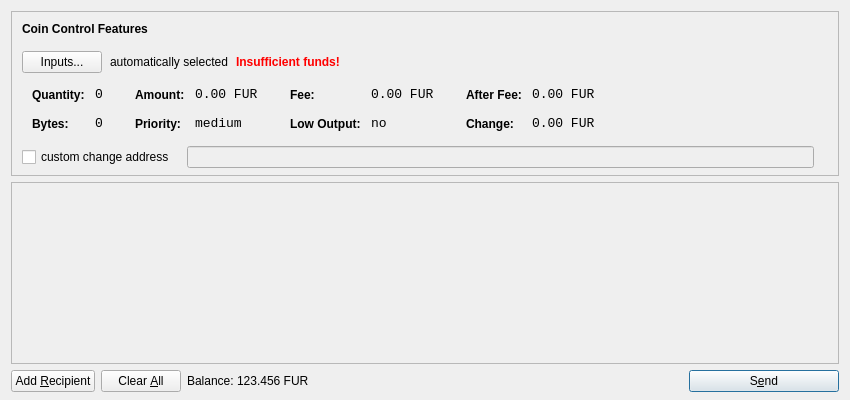
<?xml version="1.0" encoding="UTF-8"?>
<ui version="4.0">
 <class>SendCoinsDialog</class>
 <widget class="QDialog" name="SendCoinsDialog">
  <property name="geometry">
   <rect>
    <x>0</x>
    <y>0</y>
    <width>850</width>
    <height>400</height>
   </rect>
  </property>
  <property name="windowTitle">
   <string>Send Coins</string>
  </property>
  <layout class="QVBoxLayout" name="verticalLayout" stretch="0,1,0">
   <property name="bottomMargin">
    <number>8</number>
   </property>
   <item>
    <widget class="QFrame" name="frameCoinControl">
     <property name="sizePolicy">
      <sizepolicy hsizetype="Expanding" vsizetype="Expanding">
       <horstretch>0</horstretch>
       <verstretch>0</verstretch>
      </sizepolicy>
     </property>
     <property name="maximumSize">
      <size>
       <width>16777215</width>
       <height>16777215</height>
      </size>
     </property>
     <property name="frameShape">
      <enum>QFrame::StyledPanel</enum>
     </property>
     <property name="frameShadow">
      <enum>QFrame::Sunken</enum>
     </property>
     <layout class="QVBoxLayout" name="verticalLayoutCoinControl2">
      <property name="spacing">
       <number>6</number>
      </property>
      <property name="leftMargin">
       <number>0</number>
      </property>
      <property name="topMargin">
       <number>0</number>
      </property>
      <property name="rightMargin">
       <number>0</number>
      </property>
      <property name="bottomMargin">
       <number>6</number>
      </property>
      <item>
       <layout class="QVBoxLayout" name="verticalLayoutCoinControl" stretch="0,0,0,0,1">
        <property name="spacing">
         <number>0</number>
        </property>
        <property name="leftMargin">
         <number>10</number>
        </property>
        <property name="topMargin">
         <number>10</number>
        </property>
        <item>
         <layout class="QHBoxLayout" name="horizontalLayoutCoinControl1">
          <property name="bottomMargin">
           <number>15</number>
          </property>
          <item>
           <widget class="QLabel" name="labelCoinControlFeatures">
            <property name="sizePolicy">
             <sizepolicy hsizetype="Preferred" vsizetype="Maximum">
              <horstretch>0</horstretch>
              <verstretch>0</verstretch>
             </sizepolicy>
            </property>
            <property name="font">
             <font>
              <weight>75</weight>
              <bold>true</bold>
             </font>
            </property>
            <property name="styleSheet">
             <string notr="true">font-weight:bold;</string>
            </property>
            <property name="text">
             <string>Coin Control Features</string>
            </property>
           </widget>
          </item>
         </layout>
        </item>
        <item>
         <layout class="QHBoxLayout" name="horizontalLayoutCoinControl2" stretch="0,0,0,0">
          <property name="spacing">
           <number>8</number>
          </property>
          <property name="bottomMargin">
           <number>10</number>
          </property>
          <item>
           <widget class="QPushButton" name="pushButtonCoinControl">
            <property name="styleSheet">
             <string notr="true"/>
            </property>
            <property name="text">
             <string>Inputs...</string>
            </property>
           </widget>
          </item>
          <item>
           <widget class="QLabel" name="labelCoinControlAutomaticallySelected">
            <property name="text">
             <string>automatically selected</string>
            </property>
            <property name="margin">
             <number>5</number>
            </property>
           </widget>
          </item>
          <item>
           <widget class="QLabel" name="labelCoinControlInsuffFunds">
            <property name="font">
             <font>
              <weight>75</weight>
              <bold>true</bold>
             </font>
            </property>
            <property name="styleSheet">
             <string notr="true">color:red;font-weight:bold;</string>
            </property>
            <property name="text">
             <string>Insufficient funds!</string>
            </property>
            <property name="margin">
             <number>5</number>
            </property>
           </widget>
          </item>
          <item>
           <spacer name="horizontalSpacerCoinControl">
            <property name="orientation">
             <enum>Qt::Horizontal</enum>
            </property>
            <property name="sizeHint" stdset="0">
             <size>
              <width>40</width>
              <height>1</height>
             </size>
            </property>
           </spacer>
          </item>
         </layout>
        </item>
        <item>
         <widget class="QWidget" name="widgetCoinControl" native="true">
          <property name="sizePolicy">
           <sizepolicy hsizetype="Preferred" vsizetype="Preferred">
            <horstretch>0</horstretch>
            <verstretch>0</verstretch>
           </sizepolicy>
          </property>
          <property name="minimumSize">
           <size>
            <width>0</width>
            <height>0</height>
           </size>
          </property>
          <property name="styleSheet">
           <string notr="true"/>
          </property>
          <layout class="QHBoxLayout" name="horizontalLayoutCoinControl5">
           <property name="leftMargin">
            <number>0</number>
           </property>
           <property name="topMargin">
            <number>0</number>
           </property>
           <property name="rightMargin">
            <number>0</number>
           </property>
           <property name="bottomMargin">
            <number>0</number>
           </property>
           <item>
            <layout class="QHBoxLayout" name="horizontalLayoutCoinControl3" stretch="0,0,0,1">
             <property name="spacing">
              <number>20</number>
             </property>
             <property name="topMargin">
              <number>0</number>
             </property>
             <property name="bottomMargin">
              <number>10</number>
             </property>
             <item>
              <layout class="QFormLayout" name="formLayoutCoinControl1">
               <property name="horizontalSpacing">
                <number>10</number>
               </property>
               <property name="verticalSpacing">
                <number>14</number>
               </property>
               <property name="leftMargin">
                <number>10</number>
               </property>
               <property name="topMargin">
                <number>4</number>
               </property>
               <property name="rightMargin">
                <number>6</number>
               </property>
               <item row="0" column="0">
                <widget class="QLabel" name="labelCoinControlQuantityText">
                 <property name="styleSheet">
                  <string notr="true">font-weight:bold;</string>
                 </property>
                 <property name="text">
                  <string>Quantity:</string>
                 </property>
                 <property name="margin">
                  <number>0</number>
                 </property>
                </widget>
               </item>
               <item row="0" column="1">
                <widget class="QLabel" name="labelCoinControlQuantity">
                 <property name="font">
                  <font>
                   <family>Monospace</family>
                   <pointsize>10</pointsize>
                  </font>
                 </property>
                 <property name="cursor">
                  <cursorShape>IBeamCursor</cursorShape>
                 </property>
                 <property name="contextMenuPolicy">
                  <enum>Qt::ActionsContextMenu</enum>
                 </property>
                 <property name="text">
                  <string notr="true">0</string>
                 </property>
                 <property name="margin">
                  <number>0</number>
                 </property>
                 <property name="textInteractionFlags">
                  <set>Qt::LinksAccessibleByMouse|Qt::TextSelectableByKeyboard|Qt::TextSelectableByMouse</set>
                 </property>
                </widget>
               </item>
               <item row="1" column="0">
                <widget class="QLabel" name="labelCoinControlBytesText">
                 <property name="styleSheet">
                  <string notr="true">font-weight:bold;</string>
                 </property>
                 <property name="text">
                  <string>Bytes:</string>
                 </property>
                </widget>
               </item>
               <item row="1" column="1">
                <widget class="QLabel" name="labelCoinControlBytes">
                 <property name="font">
                  <font>
                   <family>Monospace</family>
                   <pointsize>10</pointsize>
                  </font>
                 </property>
                 <property name="cursor">
                  <cursorShape>IBeamCursor</cursorShape>
                 </property>
                 <property name="contextMenuPolicy">
                  <enum>Qt::ActionsContextMenu</enum>
                 </property>
                 <property name="text">
                  <string notr="true">0</string>
                 </property>
                 <property name="textInteractionFlags">
                  <set>Qt::LinksAccessibleByMouse|Qt::TextSelectableByKeyboard|Qt::TextSelectableByMouse</set>
                 </property>
                </widget>
               </item>
              </layout>
             </item>
             <item>
              <layout class="QFormLayout" name="formLayoutCoinControl2">
               <property name="horizontalSpacing">
                <number>10</number>
               </property>
               <property name="verticalSpacing">
                <number>14</number>
               </property>
               <property name="leftMargin">
                <number>6</number>
               </property>
               <property name="topMargin">
                <number>4</number>
               </property>
               <property name="rightMargin">
                <number>6</number>
               </property>
               <item row="0" column="0">
                <widget class="QLabel" name="labelCoinControlAmountText">
                 <property name="styleSheet">
                  <string notr="true">font-weight:bold;</string>
                 </property>
                 <property name="text">
                  <string>Amount:</string>
                 </property>
                 <property name="margin">
                  <number>0</number>
                 </property>
                </widget>
               </item>
               <item row="0" column="1">
                <widget class="QLabel" name="labelCoinControlAmount">
                 <property name="font">
                  <font>
                   <family>Monospace</family>
                   <pointsize>10</pointsize>
                  </font>
                 </property>
                 <property name="cursor">
                  <cursorShape>IBeamCursor</cursorShape>
                 </property>
                 <property name="contextMenuPolicy">
                  <enum>Qt::ActionsContextMenu</enum>
                 </property>
                 <property name="text">
                  <string notr="true">0.00 FUR</string>
                 </property>
                 <property name="textInteractionFlags">
                  <set>Qt::LinksAccessibleByMouse|Qt::TextSelectableByKeyboard|Qt::TextSelectableByMouse</set>
                 </property>
                </widget>
               </item>
               <item row="1" column="0">
                <widget class="QLabel" name="labelCoinControlPriorityText">
                 <property name="styleSheet">
                  <string notr="true">font-weight:bold;</string>
                 </property>
                 <property name="text">
                  <string>Priority:</string>
                 </property>
                </widget>
               </item>
               <item row="1" column="1">
                <widget class="QLabel" name="labelCoinControlPriority">
                 <property name="font">
                  <font>
                   <family>Monospace</family>
                   <pointsize>10</pointsize>
                  </font>
                 </property>
                 <property name="cursor">
                  <cursorShape>IBeamCursor</cursorShape>
                 </property>
                 <property name="contextMenuPolicy">
                  <enum>Qt::ActionsContextMenu</enum>
                 </property>
                 <property name="text">
                  <string>medium</string>
                 </property>
                 <property name="textInteractionFlags">
                  <set>Qt::LinksAccessibleByMouse|Qt::TextSelectableByKeyboard|Qt::TextSelectableByMouse</set>
                 </property>
                </widget>
               </item>
              </layout>
             </item>
             <item>
              <layout class="QFormLayout" name="formLayoutCoinControl3">
               <property name="horizontalSpacing">
                <number>10</number>
               </property>
               <property name="verticalSpacing">
                <number>14</number>
               </property>
               <property name="leftMargin">
                <number>6</number>
               </property>
               <property name="topMargin">
                <number>4</number>
               </property>
               <property name="rightMargin">
                <number>6</number>
               </property>
               <item row="0" column="0">
                <widget class="QLabel" name="labelCoinControlFeeText">
                 <property name="styleSheet">
                  <string notr="true">font-weight:bold;</string>
                 </property>
                 <property name="text">
                  <string>Fee:</string>
                 </property>
                 <property name="margin">
                  <number>0</number>
                 </property>
                </widget>
               </item>
               <item row="0" column="1">
                <widget class="QLabel" name="labelCoinControlFee">
                 <property name="font">
                  <font>
                   <family>Monospace</family>
                   <pointsize>10</pointsize>
                  </font>
                 </property>
                 <property name="cursor">
                  <cursorShape>IBeamCursor</cursorShape>
                 </property>
                 <property name="contextMenuPolicy">
                  <enum>Qt::ActionsContextMenu</enum>
                 </property>
                 <property name="text">
                  <string notr="true">0.00 FUR</string>
                 </property>
                 <property name="textInteractionFlags">
                  <set>Qt::LinksAccessibleByMouse|Qt::TextSelectableByKeyboard|Qt::TextSelectableByMouse</set>
                 </property>
                </widget>
               </item>
               <item row="1" column="0">
                <widget class="QLabel" name="labelCoinControlLowOutputText">
                 <property name="styleSheet">
                  <string notr="true">font-weight:bold;</string>
                 </property>
                 <property name="text">
                  <string>Low Output:</string>
                 </property>
                </widget>
               </item>
               <item row="1" column="1">
                <widget class="QLabel" name="labelCoinControlLowOutput">
                 <property name="font">
                  <font>
                   <family>Monospace</family>
                   <pointsize>10</pointsize>
                  </font>
                 </property>
                 <property name="cursor">
                  <cursorShape>IBeamCursor</cursorShape>
                 </property>
                 <property name="contextMenuPolicy">
                  <enum>Qt::ActionsContextMenu</enum>
                 </property>
                 <property name="text">
                  <string>no</string>
                 </property>
                 <property name="textInteractionFlags">
                  <set>Qt::LinksAccessibleByMouse|Qt::TextSelectableByKeyboard|Qt::TextSelectableByMouse</set>
                 </property>
                </widget>
               </item>
              </layout>
             </item>
             <item>
              <layout class="QFormLayout" name="formLayoutCoinControl4">
               <property name="horizontalSpacing">
                <number>10</number>
               </property>
               <property name="verticalSpacing">
                <number>14</number>
               </property>
               <property name="leftMargin">
                <number>6</number>
               </property>
               <property name="topMargin">
                <number>4</number>
               </property>
               <property name="rightMargin">
                <number>6</number>
               </property>
               <item row="0" column="0">
                <widget class="QLabel" name="labelCoinControlAfterFeeText">
                 <property name="styleSheet">
                  <string notr="true">font-weight:bold;</string>
                 </property>
                 <property name="text">
                  <string>After Fee:</string>
                 </property>
                 <property name="margin">
                  <number>0</number>
                 </property>
                </widget>
               </item>
               <item row="0" column="1">
                <widget class="QLabel" name="labelCoinControlAfterFee">
                 <property name="font">
                  <font>
                   <family>Monospace</family>
                   <pointsize>10</pointsize>
                  </font>
                 </property>
                 <property name="cursor">
                  <cursorShape>IBeamCursor</cursorShape>
                 </property>
                 <property name="contextMenuPolicy">
                  <enum>Qt::ActionsContextMenu</enum>
                 </property>
                 <property name="text">
                  <string notr="true">0.00 FUR</string>
                 </property>
                 <property name="textInteractionFlags">
                  <set>Qt::LinksAccessibleByMouse|Qt::TextSelectableByKeyboard|Qt::TextSelectableByMouse</set>
                 </property>
                </widget>
               </item>
               <item row="1" column="0">
                <widget class="QLabel" name="labelCoinControlChangeText">
                 <property name="styleSheet">
                  <string notr="true">font-weight:bold;</string>
                 </property>
                 <property name="text">
                  <string>Change:</string>
                 </property>
                </widget>
               </item>
               <item row="1" column="1">
                <widget class="QLabel" name="labelCoinControlChange">
                 <property name="font">
                  <font>
                   <family>Monospace</family>
                   <pointsize>10</pointsize>
                  </font>
                 </property>
                 <property name="cursor">
                  <cursorShape>IBeamCursor</cursorShape>
                 </property>
                 <property name="contextMenuPolicy">
                  <enum>Qt::ActionsContextMenu</enum>
                 </property>
                 <property name="text">
                  <string notr="true">0.00 FUR</string>
                 </property>
                 <property name="textInteractionFlags">
                  <set>Qt::LinksAccessibleByMouse|Qt::TextSelectableByKeyboard|Qt::TextSelectableByMouse</set>
                 </property>
                </widget>
               </item>
              </layout>
             </item>
            </layout>
           </item>
          </layout>
         </widget>
        </item>
        <item>
         <layout class="QHBoxLayout" name="horizontalLayoutCoinControl4" stretch="0,0,0">
          <property name="spacing">
           <number>12</number>
          </property>
          <property name="sizeConstraint">
           <enum>QLayout::SetDefaultConstraint</enum>
          </property>
          <property name="topMargin">
           <number>5</number>
          </property>
          <property name="rightMargin">
           <number>5</number>
          </property>
          <item>
           <widget class="QCheckBox" name="checkBoxCoinControlChange">
            <property name="text">
             <string>custom change address</string>
            </property>
           </widget>
          </item>
          <item>
           <widget class="QLineEdit" name="lineEditCoinControlChange">
            <property name="enabled">
             <bool>false</bool>
            </property>
            <property name="sizePolicy">
             <sizepolicy hsizetype="Expanding" vsizetype="Fixed">
              <horstretch>0</horstretch>
              <verstretch>0</verstretch>
             </sizepolicy>
            </property>
           </widget>
          </item>
          <item>
           <widget class="QLabel" name="labelCoinControlChangeLabel">
            <property name="sizePolicy">
             <sizepolicy hsizetype="Preferred" vsizetype="Expanding">
              <horstretch>0</horstretch>
              <verstretch>0</verstretch>
             </sizepolicy>
            </property>
            <property name="minimumSize">
             <size>
              <width>0</width>
              <height>0</height>
             </size>
            </property>
            <property name="text">
             <string/>
            </property>
            <property name="margin">
             <number>3</number>
            </property>
           </widget>
          </item>
         </layout>
        </item>
        <item>
         <spacer name="verticalSpacerCoinControl">
          <property name="orientation">
           <enum>Qt::Vertical</enum>
          </property>
          <property name="sizeHint" stdset="0">
           <size>
            <width>800</width>
            <height>1</height>
           </size>
          </property>
         </spacer>
        </item>
       </layout>
      </item>
     </layout>
    </widget>
   </item>
   <item>
    <widget class="QScrollArea" name="scrollArea">
     <property name="widgetResizable">
      <bool>true</bool>
     </property>
     <widget class="QWidget" name="scrollAreaWidgetContents">
      <property name="geometry">
       <rect>
        <x>0</x>
        <y>0</y>
        <width>830</width>
        <height>172</height>
       </rect>
      </property>
      <layout class="QVBoxLayout" name="verticalLayout_2">
       <property name="leftMargin">
        <number>0</number>
       </property>
       <property name="topMargin">
        <number>0</number>
       </property>
       <property name="rightMargin">
        <number>0</number>
       </property>
       <property name="bottomMargin">
        <number>0</number>
       </property>
       <item>
        <layout class="QVBoxLayout" name="entries">
         <property name="spacing">
          <number>6</number>
         </property>
        </layout>
       </item>
       <item>
        <spacer name="verticalSpacer">
         <property name="orientation">
          <enum>Qt::Vertical</enum>
         </property>
         <property name="sizeHint" stdset="0">
          <size>
           <width>20</width>
           <height>40</height>
          </size>
         </property>
        </spacer>
       </item>
      </layout>
     </widget>
    </widget>
   </item>
   <item>
    <layout class="QHBoxLayout" name="horizontalLayout">
     <item>
      <widget class="QPushButton" name="addButton">
       <property name="toolTip">
        <string>Send to multiple recipients at once</string>
       </property>
       <property name="text">
        <string>Add &amp;Recipient</string>
       </property>
       <property name="icon">
        <iconset resource="../bitcoin.qrc">
         <normaloff>:/icons/add</normaloff>:/icons/add</iconset>
       </property>
       <property name="autoDefault">
        <bool>false</bool>
       </property>
      </widget>
     </item>
     <item>
      <widget class="QPushButton" name="clearButton">
       <property name="sizePolicy">
        <sizepolicy hsizetype="Minimum" vsizetype="Fixed">
         <horstretch>0</horstretch>
         <verstretch>0</verstretch>
        </sizepolicy>
       </property>
       <property name="toolTip">
        <string>Remove all transaction fields</string>
       </property>
       <property name="text">
        <string>Clear &amp;All</string>
       </property>
       <property name="icon">
        <iconset resource="../bitcoin.qrc">
         <normaloff>:/icons/remove</normaloff>:/icons/remove</iconset>
       </property>
       <property name="autoRepeatDelay">
        <number>300</number>
       </property>
       <property name="autoDefault">
        <bool>false</bool>
       </property>
      </widget>
     </item>
     <item>
      <layout class="QHBoxLayout" name="horizontalLayout_2">
       <property name="spacing">
        <number>3</number>
       </property>
       <item>
        <widget class="QLabel" name="label">
         <property name="text">
          <string>Balance:</string>
         </property>
        </widget>
       </item>
       <item>
        <widget class="QLabel" name="labelBalance">
         <property name="cursor">
          <cursorShape>IBeamCursor</cursorShape>
         </property>
         <property name="text">
          <string>123.456 FUR</string>
         </property>
         <property name="textInteractionFlags">
          <set>Qt::LinksAccessibleByMouse|Qt::TextSelectableByKeyboard|Qt::TextSelectableByMouse</set>
         </property>
        </widget>
       </item>
      </layout>
     </item>
     <item>
      <spacer name="horizontalSpacer">
       <property name="orientation">
        <enum>Qt::Horizontal</enum>
       </property>
       <property name="sizeHint" stdset="0">
        <size>
         <width>40</width>
         <height>20</height>
        </size>
       </property>
      </spacer>
     </item>
     <item>
      <widget class="QPushButton" name="sendButton">
       <property name="minimumSize">
        <size>
         <width>150</width>
         <height>0</height>
        </size>
       </property>
       <property name="toolTip">
        <string>Confirm the send action</string>
       </property>
       <property name="text">
        <string>S&amp;end</string>
       </property>
       <property name="icon">
        <iconset resource="../bitcoin.qrc">
         <normaloff>:/icons/send</normaloff>:/icons/send</iconset>
       </property>
       <property name="default">
        <bool>true</bool>
       </property>
      </widget>
     </item>
    </layout>
   </item>
  </layout>
 </widget>
 <resources>
  <include location="../bitcoin.qrc"/>
 </resources>
 <connections/>
</ui>
